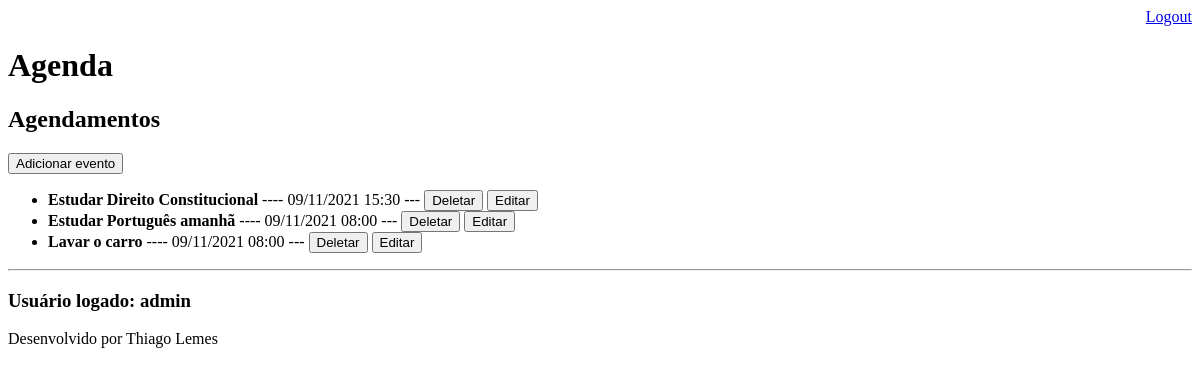
The page /agenda/ (signed in) on the database as committed earlier.
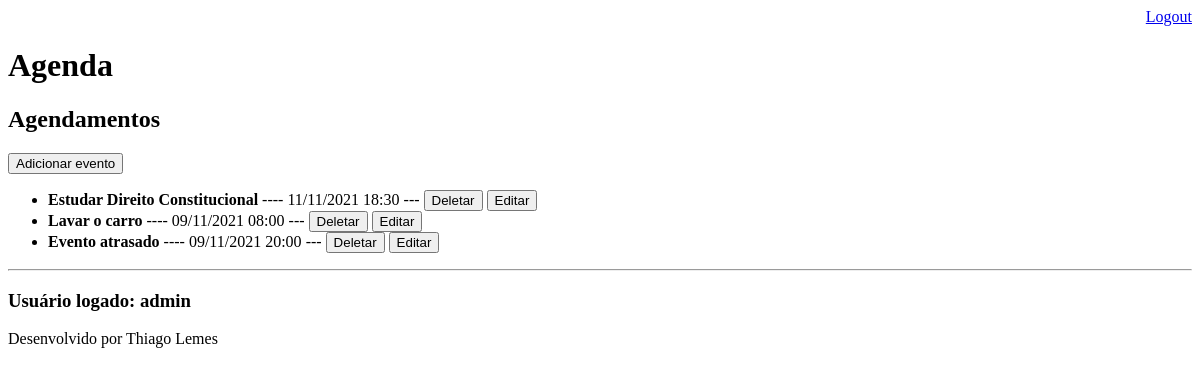
The same page on the database as committed later.
### core/models.py (models this page shows, shortened)
class Evento(models.Model):
    titulo = models.CharField(max_length=100)
    descricao = models.TextField(blank=True, null=True)
    data_evento = models.DateTimeField(verbose_name='DATA DO EVENTO')
    data_criacao = models.DateTimeField(verbose_name='DATA DE CRIAÇÃO', auto_now=True)
    usuario = models.ForeignKey(User, on_delete=models.CASCADE) # chave estrangeira
    class Meta:
        db_table = 'evento'
    def get_data_evento(self):
        return self.data_evento.strftime('%d/%m/%Y %H:%M')
    def get_data_evento_atrasado(self):
        if self.data_evento < datetime.now():
            return True
        else:
            return False

### core/views.py (the view)
# urls.py: path('agenda/', views.lista_eventos),
@login_required(login_url='/login/') # decoration só abrirá a pagina se estiver logado, caso contrário irá direcionado para /login/, não esquecer a "/" no inicio para não concatenar
def lista_eventos(request):
    usuario = request.user # pegando o usuário logado
    data_atual = datetime.now() - timedelta(hours=1)
    eventos = Evento.objects.filter(usuario=usuario, data_evento__gt=data_atual) # __lt= traz anterior a data_atual, __gt= traz a data_atual e os posteriores a data_atual
    dados = {'eventos': eventos, 'usuario':usuario}
    return render(request, 'agenda.html', dados)

### templates/agenda.html (shortened to what this page needs)
{% extends "model-page.html" %}
{% block content %}
    <h2>Agendamentos</h2>
    <a href="evento/">
        <button type="button">Adicionar evento</button>
    </a>
    <ul>
    {% for evento in eventos %}
        <li>
            <div style=>
                 <b>{{evento.titulo}}</b> ---- {{ evento.get_data_evento }} ---
                 <a href="/agenda/evento/delete/{{ evento.id}}/"> <button type="button">Deletar</button></a>
                 <a href="/agenda/evento/?id={{ evento.id }}"> <button type="button">Editar</button></a>
            </div>
        </li>
    {% endfor %}
    </ul>
    <hr>
    <h3>Usuário logado: {{ usuario }}</h3>
{% endblock %}

Rows that differ between the two databases and show on the page:
no longer on this page (row edited): Evento: titulo "Estudar Português amanhã", get_data_evento "09/11/2021 08:00"
changed Evento "Estudar Direito Constitucional": get_data_evento "09/11/2021 15:30" → "11/11/2021 18:30"
added Evento: titulo "Evento atrasado", get_data_evento "09/11/2021 20:00"
